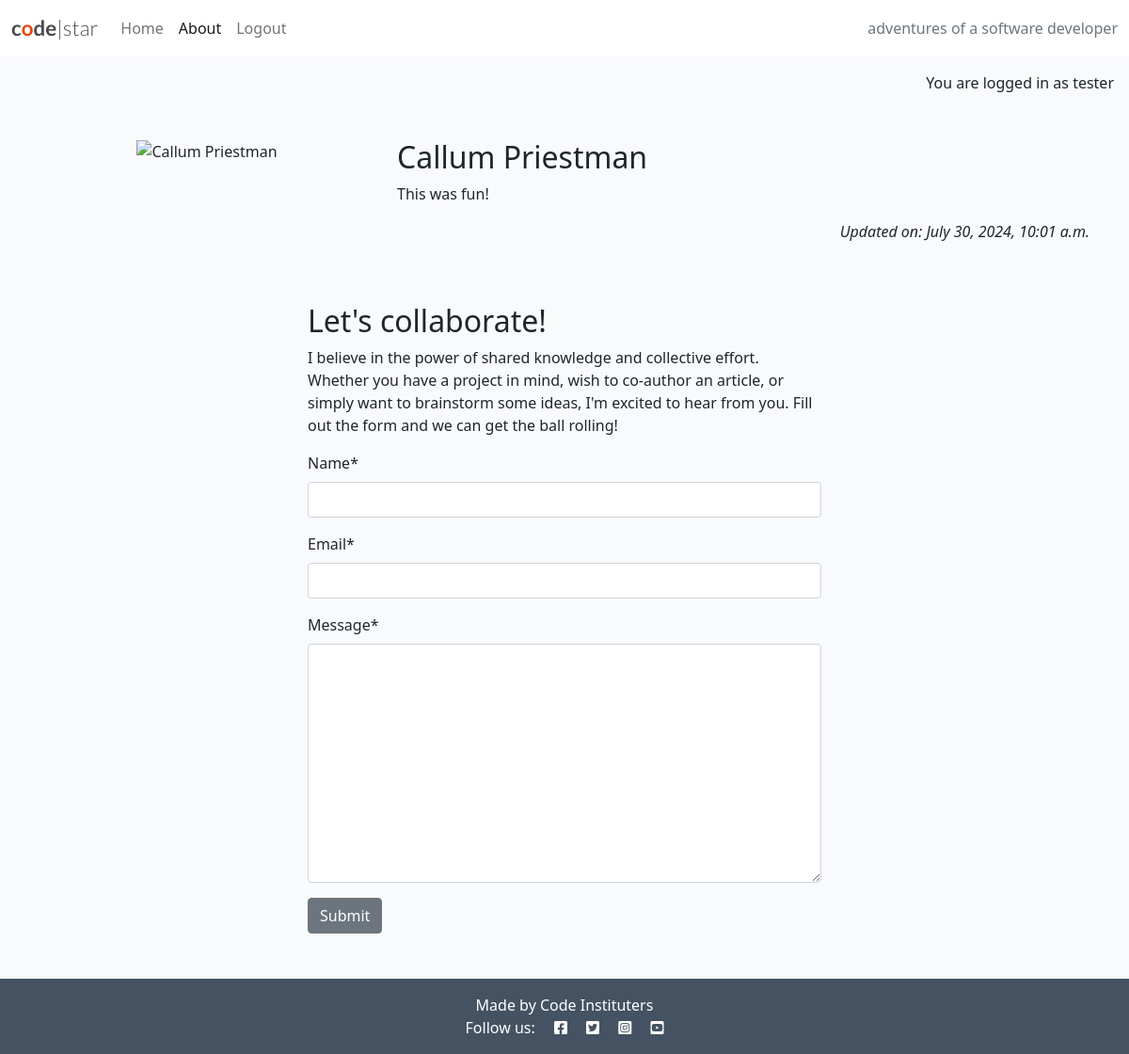
The page /about/ (signed in) on the database its author committed.
### about/models.py (models this page shows, shortened)
class About(models.Model):
    title = models.CharField(max_length=200)
    featured_image = CloudinaryField(
        'image',
        default='placeholder'
    )
    updated_on = models.DateTimeField(auto_now=True)
    content = models.TextField()

### about/views.py (the view)
# urls.py: path('', views.about_me, name='about'),
def about_me(request):
    if request.method == "POST":
        collaborate_form = CollaborateForm(data=request.POST)
        if collaborate_form.is_valid():
            collaborate_form.save()
            messages.add_message(request, messages.SUCCESS, "Collaboration request received! I endeavour to respond within 2 working days.")
    about = About.objects.all().order_by('-updated_on').first()
    collaborate_form = CollaborateForm()
    return render(
        request,
        "about/about.html",
        {
            "about": about,
            "collaborate_form": collaborate_form
        },
    )

### about/forms.py
class CollaborateForm(forms.ModelForm):
    class Meta:
        model = CollaborateRequest
        fields = ('name', 'email', 'message')

### about/templates/about/about.html (shortened to what this page needs)
{% extends 'base.html' %}
{% load static %}
{% load crispy_forms_tags %}
{% block content %}
<div class="container mt-5">
    <div class="row">
        <div class="col-12 col-md-4 text-center">
            {% if "placeholder" in about.profile_image.url %}
            <img src="{% static 'images/nobody.jpg' %}" class="profile_image" alt="placeholder image">
            {% else %}
            <img src="{{ about.profile_image.url }}" class="profile_image" alt="{{ about.title }}">
            {% endif %}
        </div>
        <div class="col-12 col-md-8">
            <h2>{{ about.title }}</h2>
            {{ about.content | safe }}
        </div>
    </div>
    <div class="row">
        <div class="col text-right">
            <p class="text-end"><em>Updated on: {{ about.updated_on }}</em></p>
        </div>
    </div>
    <div class="row justify-content-center">
        <div class="col-12 col-md-6 my-5">
            <h2>Let's collaborate!</h2>
            <p>I believe in the power of shared knowledge and collective effort.
                Whether you have a project in mind, wish to co-author
                an article, or simply want to brainstorm some ideas,
                I'm excited to hear from you. Fill out the form
                and we can get the ball rolling!</p>
            <form method="post">
                {{ collaborate_form | crispy }}
                <button class="btn btn-secondary" type="submit">Submit</button>
            </form>
        </div>
    </div>
</div>
{% endblock content %}

### templates/base.html (shortened to what this page needs)
{% load static %}
{% url 'home' as home_url %}
{% url 'about' as about_url %}
{% url 'account_login' as login_url %}
{% url 'account_signup' as signup_url %}
{% url 'account_logout' as logout_url %}
<!DOCTYPE html>
<html class="h-100" lang="en">
<head>
    <link rel="stylesheet" href="https://cdnjs.cloudflare.com/ajax/libs/font-awesome/5.15.3/css/all.min.css">
    <link href="https://cdn.jsdelivr.net/npm/bootstrap@5.0.1/dist/css/bootstrap.min.css" rel="stylesheet"
>
    <link rel="stylesheet" href="{% static 'css/style.css' %}">
</head>
<body class="d-flex flex-column h-100 main-bg">
    <nav class="navbar navbar-expand-lg navbar-light bg-white">
        <div class="container-fluid">
            <a class="navbar-brand" href="{% url 'home' %}"><span class="brand">c<span class="red-o">o</span>de<span
                        class="thin">|star</span></span></a>
            <div class="collapse navbar-collapse" id="navbarText">
                <ul class="navbar-nav me-auto mb-2 mb-lg-0">
                    <li class="nav-item">
                        <a class="nav-link {% if request.path == home_url %}active" aria-current="page{% endif %}"
                            href="{% url 'home' %}">Home</a>
                    </li>
                    <li class="nav-item">
                        <a class="nav-link {% if request.path == about_url %}active" aria-current="page{% endif %}"
                            href="{% url 'about' %}">
                            About
                        </a>
                    </li>
                    {% if user.is_authenticated %}
                    <li class="nav-item">
                        <a class="nav-link {% if request.path == logout_url %}active" aria-current="page{% endif %}"
                            href="{% url 'account_logout' %}">Logout</a>
                    </li>
                    {% endif %}
                </ul>
                <span class="navbar-text text-muted">
                    adventures of a software developer
                </span>
            </div>
        </div>
    </nav>
    <main class="flex-shrink-0 main-bg">
        {% if user.is_authenticated %}
        <p class="text-end m-3">You are logged in as {{ user }}</p>
        {% else %}
        <p class="text-end m-3">You are not logged in</p>
        {% endif %}
        {% block content %}{% endblock content %}
    </main>
    <footer class="footer mt-auto py-3 dark-bg">
        <p class="m-0 text-center text-white">
            {% block copyright %}
            Made by Code Instituters
            {% endblock copyright %}
        </p>
        <p class="m-0 text-center text-white">Follow us: <i class="fab fa-facebook-square ms-3"></i>
            <i class="fab fa-twitter-square ms-3"></i>
            <i class="fab fa-instagram-square ms-3"></i>
            <i class="fab fa-youtube-square ms-3"></i>
        </p>
    </footer>
</body>
</html>

### static/css/style.css (style rules this page uses)
body { background-color: #F9FAFC; }
.brand { font-family: Lato, sans-serif; font-size: 1.4rem; font-weight: 700; color: #4A4A4F; }
.red-o { color: #E84610; }
.thin { font-weight: 300; }
.dark-bg { background-color: #445261; }
.main-bg { background-color: #F9FAFC; }

### rows shown on the page
About: title "Callum Priestman", content "This was fun!", updated_on "July 30, 2024, 10:01 a.m."

### other values the page prints
{{ user }} "tester"
